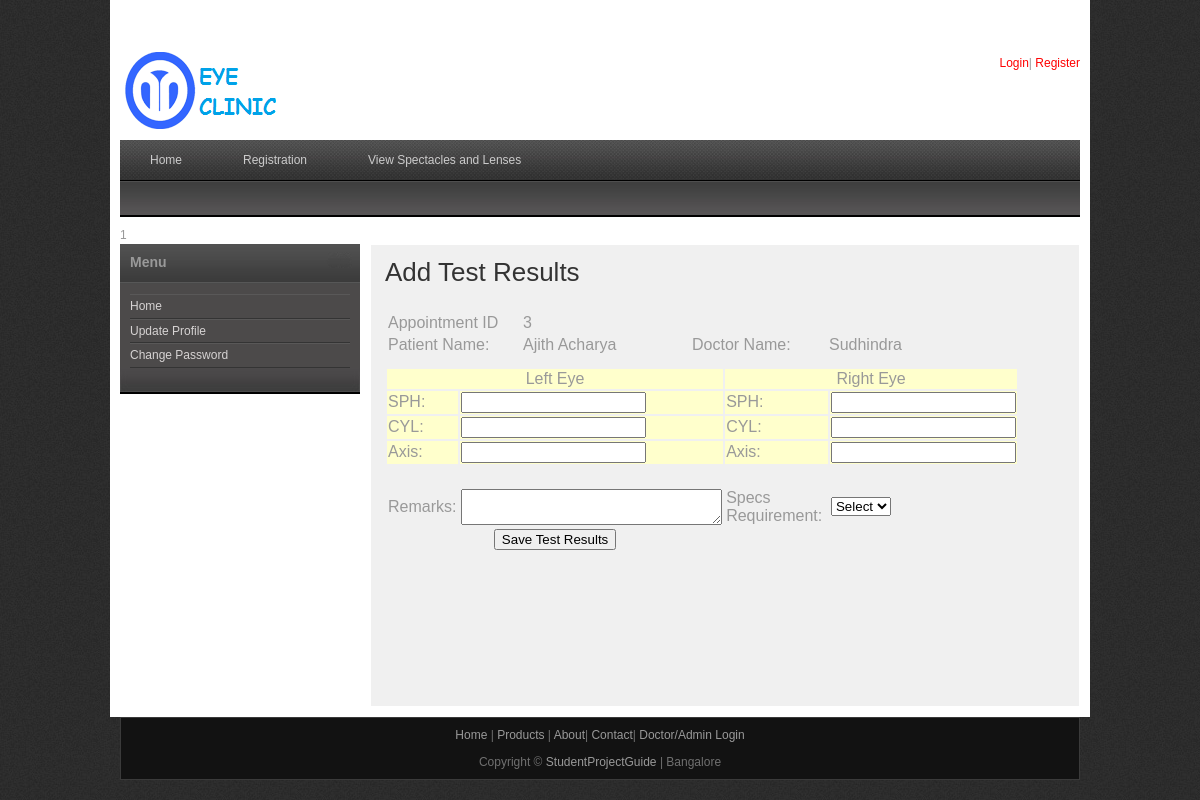
/test.php?appid=3, run on the app's committed database.
### tables this page shows
CREATE TABLE IF NOT EXISTS `appointment` (
  `app_id` int(10) NOT NULL AUTO_INCREMENT,
  `branch_id` int(10) NOT NULL,
  `pat_id` int(10) NOT NULL,
  `doc_id` int(10) NOT NULL,
  `app_date` date NOT NULL,
  `app_time` time NOT NULL,
  `created_at` datetime NOT NULL,
  `status` varchar(30) NOT NULL,
  PRIMARY KEY (`app_id`)
);

CREATE TABLE IF NOT EXISTS `patient` (
  `pat_id` int(10) NOT NULL AUTO_INCREMENT,
  `admin_id` int(10) NOT NULL,
  `pat_name` varchar(30) NOT NULL,
  `email_id` varchar(25) NOT NULL,
  `password` varchar(25) NOT NULL,
  `dob` date NOT NULL,
  `gender` varchar(10) NOT NULL,
  `address` varchar(50) NOT NULL,
  `contact` varchar(25) NOT NULL,
  `created_at` date NOT NULL,
  PRIMARY KEY (`pat_id`)
);

CREATE TABLE IF NOT EXISTS `doctor` (
  `doc_id` int(10) NOT NULL AUTO_INCREMENT,
  `branch_id` int(10) NOT NULL,
  `doc_name` varchar(25) NOT NULL,
  `clinic_name` varchar(25) NOT NULL,
  `email_id` varchar(25) NOT NULL,
  `phone` varchar(25) NOT NULL,
  `mobile` varchar(25) NOT NULL,
  `login_id` varchar(25) NOT NULL,
  `password` varchar(25) NOT NULL,
  `created_at` date NOT NULL,
  `last_login` datetime NOT NULL,
  PRIMARY KEY (`doc_id`)
);

### test.php (the view, shortened to what this page needs)
<?php
include("includes/header.php");
include("includes/conn.php");
$resultq = mysqli_query($con,"SELECT * FROM appointment where app_id = '$_GET[appid]'");
$rowsapprec = mysqli_fetch_array($resultq);
echo mysqli_num_rows($resultq);
?>
    <div id="templatemo_main">
   		<div id="sidebar" class="float_l">
        	<div class="sidebar_box"><span class="bottom"></span>
            	<?php
				include("sidebar.php");
				?>
            </div>
   		</div>
        <div id="content" class="float_r">
          <h2>Add Test Results</h2>
           <form id="form1" name="form1" method="post" action="" onSubmit="return validation()">
<?php
if(isset($_POST[submit]))
{
	?>
    <a href="prescription.php?testi=<?php   echo $insi; ?>">Add prescription records</a>
    <?php
}
else
{
?>
           <table width="604" border="0">
             <tr>
               <td>Appointment ID               </td>
               <td>&nbsp;</td>
               <td>
			   <?php   echo $rowsapprec[app_id];  ?></td>
               <td>&nbsp;</td>
               <td>&nbsp;</td>
             </tr>
             <tr>
                <td width="131" colspan="2"><label for="patname">Patient Name:</label></td>
                <td width="165"><?php
				$resultq1 = mysqli_query($con,"SELECT * FROM patient where pat_id = '$rowsapprec[pat_id]'");
$rowsapprec1 = mysqli_fetch_array($resultq1);
				echo $rowsapprec1[pat_name];
				?></td>
                <td width="133">Doctor Name:</td>
                <td width="157"><?php
				$resultq2 = mysqli_query($con,"SELECT * FROM doctor where doc_id = '$rowsapprec[doc_id]'");
$rowsapprec2 = mysqli_fetch_array($resultq2);
				echo $rowsapprec2[doc_name];
				echo "</td>
             </tr>";
			?>
         </table>
           <table width="634" border="0">
             <tr bgcolor="#FFFFCC">
               <td colspan="2" align="center">Left  Eye</td>
               <td colspan="2" align="center">Right Eye</td>
             </tr>
             <tr bgcolor="#FFFFCC">
               <td width="81">SPH:</td>
               <td width="197"><label for="lsph"></label>
               <input type="text" name="lsph" id="lsph" /></td>
               <td width="184">SPH:</td>
               <td width="154"><input type="text" name="rsph" id="rsph" /></td>
             </tr>
             <tr bgcolor="#FFFFCC">
               <td>CYL:</td>
               <td><input type="text" name="lcyl" id="lcyl" /></td>
               <td>CYL:</td>
               <td><input type="text" name="rcyl" id="rcyl" /></td>
             </tr>
             <tr bgcolor="#FFFFCC">
               <td>Axis:</td>
               <td><input type="text" name="laxis" id="laxis" /></td>
               <td>Axis:</td>
               <td><input type="text" name="raxis" id="raxis" /></td>
             </tr>
             <tr>
               <td>&nbsp;</td>
               <td>&nbsp;</td>
               <td>&nbsp;</td>
               <td>&nbsp;</td>
             </tr>
             <tr>
               <td>Remarks:</td>
               <td><label for="remarks"></label>
               <textarea name="remarks" id="remarks" cols="30" rows="2"></textarea></td>
               <td>Specs Requirement:</td>
               <td><label for="req"></label>
                 <select name="req" id="req">
                   <option value="">Select</option>
               </select></td>
             </tr>
             <tr>
               <td colspan="2" align="center"><input type="submit" name="submit" id="submit" value="Save Test Results" /></td>
               <td align="center">&nbsp;</td>
               <td align="center">&nbsp;</td>
             </tr>
           </table>
           <?php
}
?>
           <p>&nbsp;</p>
           <p>&nbsp;</p>
          </form>
          <h1>&nbsp;</h1>
          <p>&nbsp;</p>
	</div>
  </div>
  </div>
<?php
include("includes/footer.php");
?>

### css/templatemo_style.css (style rules this page uses)
body { margin: 0; padding: 0; color: #999; font-family: Tahoma, Geneva, sans-serif; font-size: 12px; line-height: 1.4em; background-color: #2e2e2e; background-repeat: repeat; background-image: url(../images/templatemo_body.jpg) }
p { margin: 0 0 10px 0; padding: 0; }
h1, h2, h3, h4, h5, h6 { color: #333; font-weight: normal; }
h1 { font-size: 30px; margin: 0 0 30px; padding: 5px 0; }
h2 { font-size: 26px; margin: 0 0 25px; padding: 5px 0; }
.float_l { float: left }
.float_r { float: right }
#templatemo_main { width: 100%; margin-bottom: 10px; }
#content { width: 680px; background: #f0f0f0; border: 1px solid #fff; padding: 14px; }
#sidebar { width: 240px }
.sidebar_box { position: relative; background: #4c4a4a; margin-bottom: 36px; }
.sidebar_box span.bottom { position: absolute; bottom: -26px; left: 0; width: 240px; height: 26px; background: url(../images/templatemo_sidebar_bottom.jpg) }

### data on the page
appointment: app_id "3"
patient: pat_name "Ajith Acharya"
doctor: doc_name "Sudhindra"

### other printed values
mysqli_num_rows($resultq) "1"
